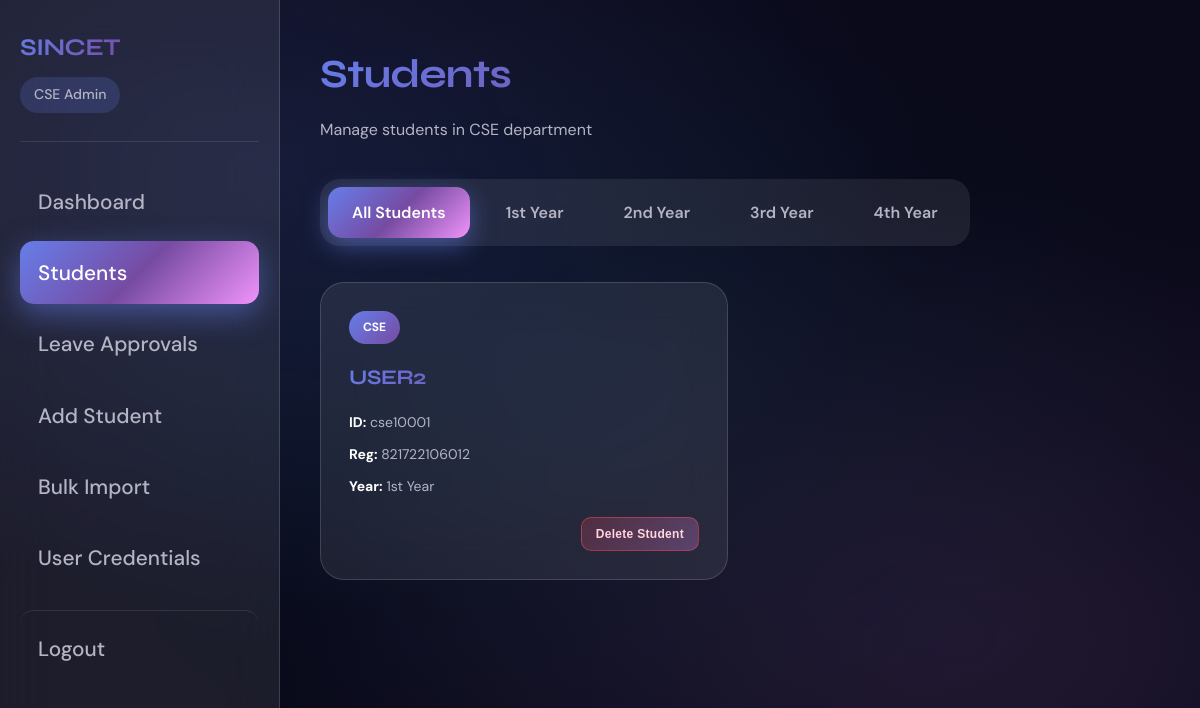
/admin/students (signed in), run on the app's committed database.
### tables this page shows
CREATE TABLE students (
            id INTEGER PRIMARY KEY,
            student_id TEXT UNIQUE NOT NULL,
            name TEXT NOT NULL,
            register_number TEXT UNIQUE NOT NULL,
            department TEXT NOT NULL,
            year TEXT NOT NULL,
            email TEXT NOT NULL,
            phone TEXT NOT NULL,
            parent_name TEXT NOT NULL,
            parent_phone TEXT NOT NULL,
            address TEXT NOT NULL,
            password TEXT NOT NULL,
            created_at TEXT DEFAULT CURRENT_TIMESTAMP
        );

### app.py (the view)
@app.route('/admin/students')
@admin_required
def admin_students():
    dept = session['department']
    year = request.args.get('year', 'all')
    db = get_db()
    if session.get('role') == 'principal':
        dept = request.args.get('department', 'CSE')
    if year == 'all':
        students = db.execute('SELECT * FROM students WHERE department = ? ORDER BY year, name',
                             (dept,)).fetchall()
    else:
        students = db.execute('SELECT * FROM students WHERE department = ? AND year = ? ORDER BY name',
                             (dept, year)).fetchall()
    return render_template('admin_students.html', students=students, year=year)

### app.py (called while the page is built)
def get_db():
    db = sqlite3.connect(DATABASE)
    db.row_factory = sqlite3.Row
    return db

def admin_required(f):
    @wraps(f)
    def decorated_function(*args, **kwargs):
        if session.get('role') not in ['admin', 'principal']:
            flash('Admin access required', 'error')
            return redirect(url_for('login'))
        return f(*args, **kwargs)
    return decorated_function

### templates/admin_students.html (shortened to what this page needs)
{% extends "base.html" %}
{% block content %}
<div class="admin-layout">
    <aside class="sidebar">
        <div class="sidebar-header">
            <h2>SINCET</h2>
            <span class="department">{{ session['department'] }} Admin</span>
        </div>
        <nav>
            <a href="{{ url_for('admin_dashboard') }}" class="nav-item">
                <span>Dashboard</span>
            </a>
            <a href="{{ url_for('admin_students') }}" class="nav-item active">
                <span>Students</span>
            </a>
            <a href="{{ url_for('admin_leave_approvals') }}" class="nav-item">
                <span>Leave Approvals</span>
            </a>
            <a href="{{ url_for('add_student') }}" class="nav-item">
                <span>Add Student</span>
            </a>
            <a href="{{ url_for('bulk_import') }}" class="nav-item">
                <span>Bulk Import</span>
            </a>
            <a href="{{ url_for('user_credentials') }}" class="nav-item">
                <span>User Credentials</span>
            </a>
            <a href="{{ url_for('logout') }}" class="nav-item logout-btn">
                <span>Logout</span>
            </a>
        </nav>
    </aside>
    <main class="main-content">
        <div class="content-header">
            <h1>Students</h1>
            <p style="color: var(--text-secondary); margin-top: 8px;">Manage students in {{ session['department'] }} department</p>
        </div>
        <div class="year-tabs">
            <a href="{{ url_for('admin_students', year='all') }}" class="{% if year == 'all' %}active{% endif %}">All Students</a>
            <a href="{{ url_for('admin_students', year='1st Year') }}" class="{% if year == '1st Year' %}active{% endif %}">1st Year</a>
            <a href="{{ url_for('admin_students', year='2nd Year') }}" class="{% if year == '2nd Year' %}active{% endif %}">2nd Year</a>
            <a href="{{ url_for('admin_students', year='3rd Year') }}" class="{% if year == '3rd Year' %}active{% endif %}">3rd Year</a>
            <a href="{{ url_for('admin_students', year='4th Year') }}" class="{% if year == '4th Year' %}active{% endif %}">4th Year</a>
        </div>
        {% if students %}
        <div class="students-grid">
            {% for student in students %}
            <div class="student-card" onclick="window.location.href='{{ url_for('admin_student_profile', student_id=student['student_id']) }}'">
                <div class="card-header">
                    <span class="department-badge {{ student['department']|lower }}">{{ student['department'] }}</span>
                </div>
                <h3>{{ student['name'] }}</h3>
                <p><strong>ID:</strong> {{ student['student_id'] }}</p>
                <p><strong>Reg:</strong> {{ student['register_number'] }}</p>
                <p><strong>Year:</strong> {{ student['year'] }}</p>
                <div class="student-card-actions">
                    <form action="{{ url_for('delete_student', student_id=student['student_id']) }}" method="POST" onsubmit="event.stopPropagation(); return confirm('Delete {{ student['name'] }} and all leave records? This cannot be undone.');">
                        <button type="submit" class="btn-delete-student" onclick="event.stopPropagation();">Delete Student</button>
                    </form>
                </div>
            </div>
            {% endfor %}
        </div>
        {% else %}
        <div class="info-box">
            <p>No students found. <a href="{{ url_for('add_student') }}">Add a student</a> or <a href="{{ url_for('bulk_import') }}">bulk import</a> from Excel.</p>
        </div>
        {% endif %}
    </main>
</div>
{% endblock %}

### data on the page
students: department "CSE", name "USER2", student_id "cse10001", register_number "821722106012", year "1st Year"
